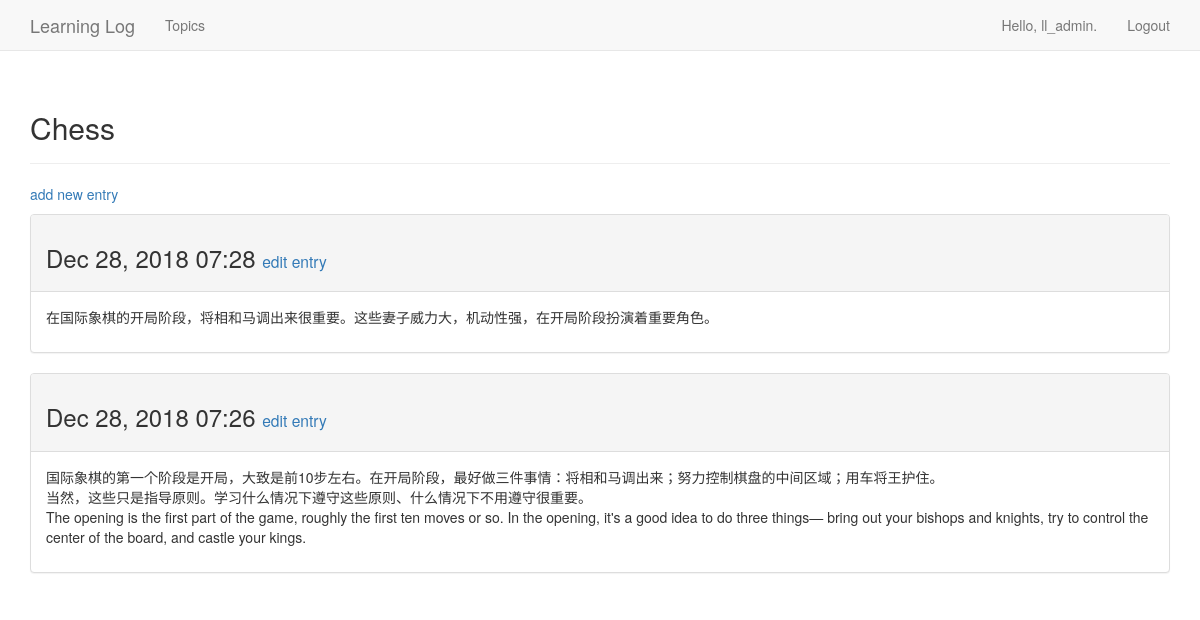
The page /topics/3/ (signed in) on the database its author committed.
### learning_logs/models.py (models this page shows, shortened)
class Topic(models.Model):
	text = models.CharField(max_length=200)
	date_added = models.DateTimeField(auto_now_add=True)
	owner = models.ForeignKey(User)
	def __str__(self):
		return self.text

class Entry(models.Model):
	topic = models.ForeignKey(Topic, on_delete=models.CASCADE)
	text = models.TextField()
	date_added = models.DateTimeField(auto_now_add=True)
	class Meta:
		verbose_name_plural = 'entries'

### learning_logs/views.py (the view)
# urls.py: url(r'^topics/(?P<topic_id>\d+)/$', views.topic, name='topic'),
@login_required
def topic(request, topic_id):
	topic = Topic.objects.get(id=topic_id)
	if topic.owner != request.user:
		raise Http404
	entries = topic.entry_set.order_by('-date_added')
	context = {'topic': topic, 'entries': entries}
	return render(request, 'learning_logs/topic.html', context)

### learning_logs/templates/learning_logs/topic.html
{% extends 'learning_logs/base.html' %}
{% block header %}
  <h2>{{ topic }}</h2>
{% endblock header %}
{% block content %}
  <p>
    <a href="{% url 'learning_logs:new_entry' topic.id %}">add new entry</a>
  </p>
  {% for entry in entries %}
    <div class="panel panel-default">
      <div class="panel-heading">
        <h3>
          {{ entry.date_added|date:'M d, Y H:i' }}
          <small>
            <a href="{% url 'learning_logs:edit_entry' entry.id %}">edit entry</a>
          </small>
        </h3>
      </div>
      <div class="panel-body">
        {{ entry.text|linebreaks }}
      </div>
    </div>
  {% empty %}
    There are no entries for this topic yet.
  {% endfor %}
{% endblock content %}

### learning_logs/templates/learning_logs/base.html (shortened to what this page needs)
{% load bootstrap3 %}
<!DOCTYPE html>
<html lang="en">
<head>
  {% bootstrap_css %}
</head>
<body>
  <nav class="navbar navbar-default navbar-static-top">
    <div class="container">
      <div class="navbar-header">
        <a class="navbar-brand" href="{% url 'learning_logs:index' %}">Learning Log</a>
      </div>
      <div id="navbar" class="navbar-collapse collapse">
        <ul class="nav navbar-nav">
          <li><a href="{% url 'learning_logs:topics' %}">Topics</a></li>
        </ul>
        <ul class="nav navbar-nav navbar-right">
          {% if user.is_authenticated %}
            <li><a>Hello, {{user.username}}.</a></li>
            <li><a href="{% url 'users:logout' %}">Logout</a></li>
          {% else %}
            <li><a href="{% url 'users:register' %}">Register</a></li>
            <li><a href="{% url 'users:login' %}">Login</a></li>
          {% endif %}
        </ul>
      </div>
    </div>
  </nav>
  <div class="container">
    <div class="page-header">
      {% block header %}{% endblock header %}
    </div>
    <div>
      {% block content %}{% endblock content %}
</div>
  </div>
</body>
</html>

### rows shown on the page
Topic: text "Chess"
Entry: date_added "Dec 28, 2018 07:28", text "在国际象棋的开局阶段，将相和马调出来很重要。这些妻子威力大，机动性强，在开局阶段扮演着重要角色。"
Entry: date_added "Dec 28, 2018 07:26", text "国际象棋的第一个阶段是开局，大致是前10步左右。在开局阶段，最好做三件事情：将相和马调出来；努力控制棋盘的中间区域；用车将王护住。 当然，这些只是指导原则。学习什么情况下遵守这些原则、什么情况下不用遵守很重要。 The opening is the first part of the game, roughly the first ten moves or so. In the opening, it's a good idea to do three things— bring out your bishops and knights, try to control the center of the board, and castle your kings."

### other values the page prints
{{ user.username }} "ll_admin"
